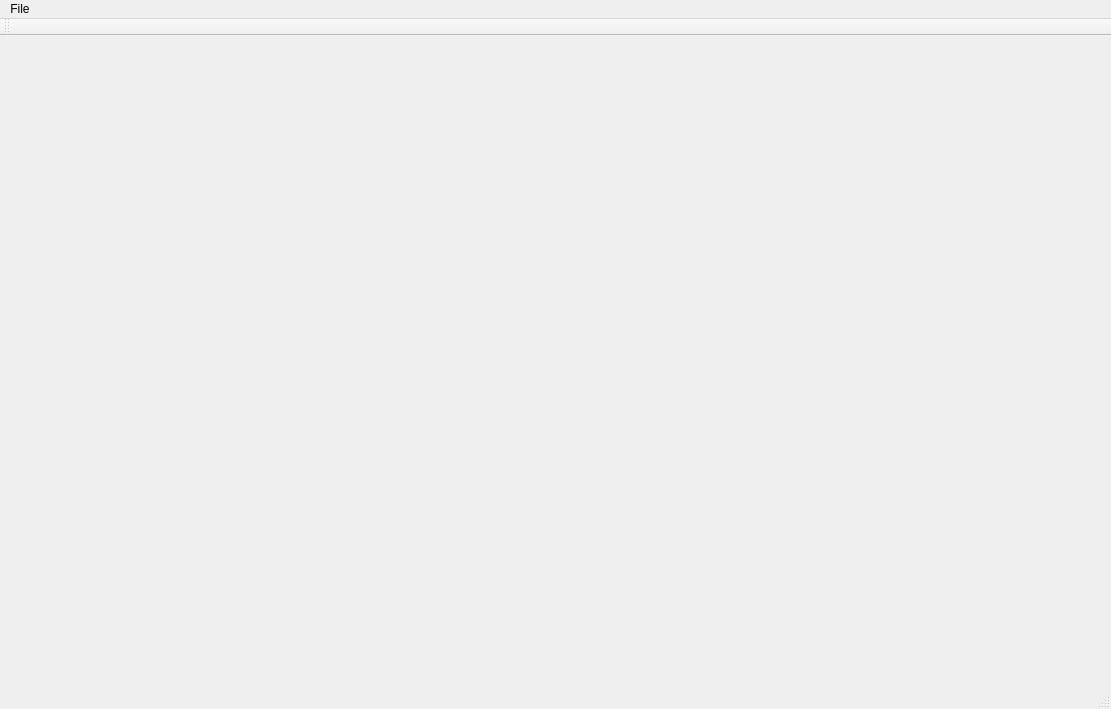
<?xml version="1.0" encoding="UTF-8"?>
<ui version="4.0">
 <class>BiomakerToolClass</class>
 <widget class="QMainWindow" name="BiomakerToolClass">
  <property name="geometry">
   <rect>
    <x>0</x>
    <y>0</y>
    <width>1111</width>
    <height>709</height>
   </rect>
  </property>
  <property name="windowTitle">
   <string>BiomakerTool</string>
  </property>
  <widget class="QWidget" name="centralWidget"/>
  <widget class="QMenuBar" name="menuBar">
   <property name="geometry">
    <rect>
     <x>0</x>
     <y>0</y>
     <width>1111</width>
     <height>23</height>
    </rect>
   </property>
   <widget class="QMenu" name="menuFile">
    <property name="title">
     <string>File</string>
    </property>
    <widget class="QMenu" name="menuOpen">
     <property name="title">
      <string>Load</string>
     </property>
     <addaction name="action_tif"/>
     <addaction name="action_mark"/>
     <addaction name="action_nav"/>
     <addaction name="action_paths"/>
    </widget>
    <addaction name="menuOpen"/>
    <addaction name="action_export"/>
    <addaction name="action_exportnav"/>
    <addaction name="actionExport_paths"/>
    <addaction name="actionExport_tif"/>
   </widget>
   <addaction name="menuFile"/>
  </widget>
  <widget class="QToolBar" name="mainToolBar">
   <attribute name="toolBarArea">
    <enum>TopToolBarArea</enum>
   </attribute>
   <attribute name="toolBarBreak">
    <bool>false</bool>
   </attribute>
  </widget>
  <widget class="QStatusBar" name="statusBar"/>
  <action name="action_tif">
   <property name="text">
    <string>*.tif</string>
   </property>
  </action>
  <action name="action_export">
   <property name="text">
    <string>Export(maker)</string>
   </property>
  </action>
  <action name="action_mark">
   <property name="text">
    <string>*.mark</string>
   </property>
  </action>
  <action name="action_nav">
   <property name="text">
    <string>*.nav</string>
   </property>
  </action>
  <action name="action_exportnav">
   <property name="text">
    <string>Export(nav)</string>
   </property>
  </action>
  <action name="actionExport_paths">
   <property name="text">
    <string>Export(paths)</string>
   </property>
  </action>
  <action name="action_paths">
   <property name="text">
    <string>*.paths</string>
   </property>
  </action>
  <action name="actionExport_tif">
   <property name="text">
    <string>Export(png)</string>
   </property>
  </action>
 </widget>
 <layoutdefault spacing="6" margin="11"/>
 <resources>
  <include location="BiomakerTool.qrc"/>
 </resources>
 <connections/>
</ui>
